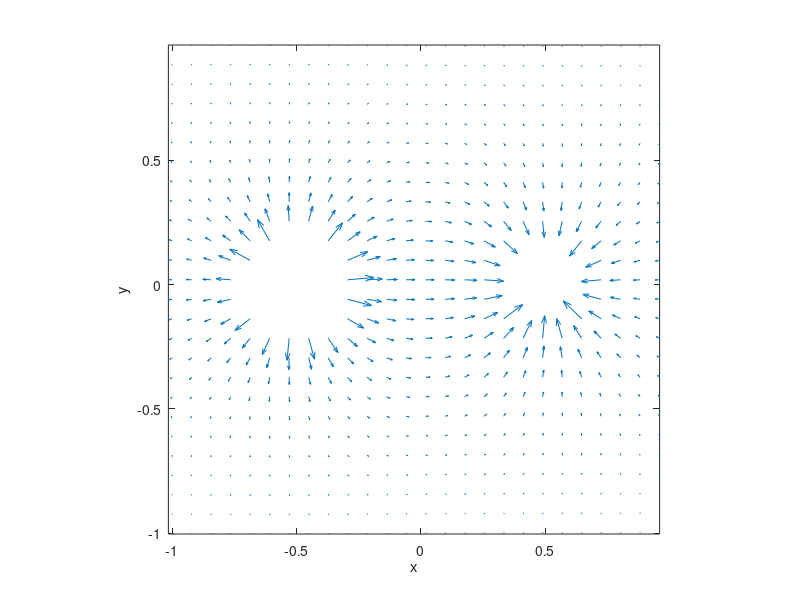
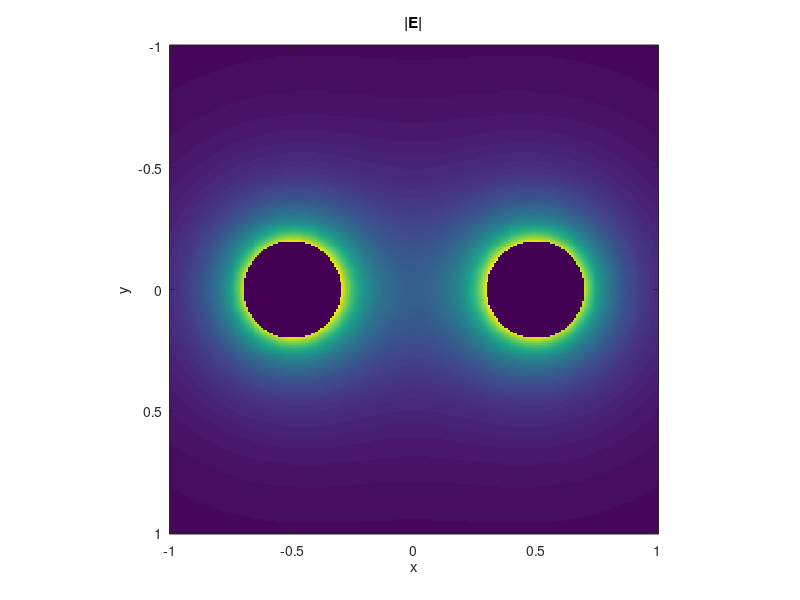

These charts were generated, in order, by the following MATLAB code: (Note: this script raises an error after producing the figures.)
%visualisation of dipole field made with 2 charged conducting spheres
%show E field as vectors, as E field strenght |E|, as streamlines
%show potential and equipotential surface
%Jo Verbeeck, EMAT, University of Antwerp,  oct 2017
clear all
close all

%create grid to plot (choose 2D plane for visualisation cutting through charge centers , but calculation is correct for 3D)
xpoints=256; %nr of grid points in 1 direction
xmax=1; %extension of grid [m]
pref=9e9; %1/(4pi eps0)
x=linspace(-xmax,xmax,xpoints);
y=x;
[X,Y]=meshgrid(x,y); %2D matrices holding X or Y coordinate for each point on the grid

%define 2 conducting spheres with opposite charge 
q=1e-10; %charge on spheres [C]
radius=0.2*xmax; %radius of spheres [m]

q1=q; %charge on sphere 1 [C]
x1=-0.5*xmax; %x position [m]
y1=0; %y position [m]

R1=sqrt((X-x1).^2+(Y-y1).^2); %distance to charge 1
in1=R1<radius; %logical function 1 if inside sphere, 0 if outside
out1=R1>=radius; %logical function 0 if inside sphere, 1 if outside

E1x=pref*q1*((X-x1)./(R1).^3); %x component of E field valid outside sphere
E1y=pref*q1*((Y-y1)./(R1).^3); %y component of E field valid outside sphere
V1=pref*q1*(ones(size(R1))./R1); % potential 1/r valid outside sphere


q2=-q; %charge on sphere 2 [C]
x2=+0.5*xmax; %x position [m]
y2=0; %y position [m]
R2=sqrt((X-x2).^2+(Y-y2).^2); %distance to charge
out2=R2>=radius; %logical function 1 if inside sphere, 0 if outside
in2=R2<radius; %logical function 0 if inside sphere, 1 if outside
E2x=pref*q2*(X-x2)./(R2).^3; %x component of E field valid outside sphere
E2y=pref*q2*(Y-y2)./(R2).^3; %x component of E field valid outside sphere
V2=pref*q2*ones(size(R2))./R2; % potential 1/r valid outside sphere

%and apply superposition of both fields (but take care of special cases
%inside spheres)
Ex=(E1x+E2x).*(out1.*out2); %E field only if outside both spheres (logical and), inside sphere E=0 because conductor [V/m]
Ey=(E1y+E2y).*(out1.*out2); 
E=sqrt(Ex.^2+Ey.^2); %and size of E
V=(V1+V2).*(out1.*out2)+in1*pref*q1/radius+in2*pref*q2/radius; %potential, inside spheres is constant (conductors)

%and showtime!
figure
%show vector plot, but limit number of points to keep the number of vector
%reasonable
title('electric field')
scale=1;
nsteps=25; %total number of vector points in each direction
step=round(xpoints/nsteps);
quiver(X(1:step:xpoints,1:step:xpoints),Y(1:step:xpoints,1:step:xpoints),Ex(1:step:xpoints,1:step:xpoints),Ey(1:step:xpoints,1:step:xpoints),scale);
xlabel('x');
ylabel('y');
axis image

figure
title('electric field and fieldlines')
imagesc(x,y,E)
title('|E|')
xlabel('x');
ylabel('y');
axis image
hold on
hLines = streamslice(X,Y,Ex,Ey);
set(hLines,'Color','r');
colorbar

figure
title('electrostatic potential')
imagesc(x,y,V)
title('V')
xlabel('x');
ylabel('y');
axis image
colorbar


figure
title('equipotential curves')
nlines=50;
contour(x,y,V,nlines)
title('V')
xlabel('x');
ylabel('y');
axis image
colorbar